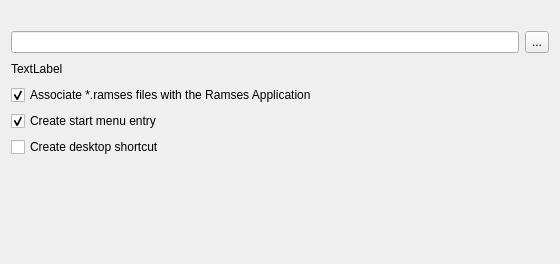
<?xml version="1.0" encoding="UTF-8"?>
<ui version="4.0">
 <class>TargetDirWidget</class>
 <widget class="QWidget" name="TargetWidget">
  <property name="geometry">
   <rect>
    <x>0</x>
    <y>0</y>
    <width>560</width>
    <height>264</height>
   </rect>
  </property>
  <property name="sizePolicy">
   <sizepolicy hsizetype="Preferred" vsizetype="Preferred">
    <horstretch>0</horstretch>
    <verstretch>0</verstretch>
   </sizepolicy>
  </property>
  <property name="minimumSize">
   <size>
    <width>491</width>
    <height>190</height>
   </size>
  </property>
  <property name="windowTitle">
   <string>Form</string>
  </property>
  <layout class="QVBoxLayout" name="verticalLayout">
   <item>
    <widget class="QLabel" name="description">
     <property name="text">
      <string/>
     </property>
    </widget>
   </item>
   <item>
    <layout class="QHBoxLayout" name="horizontalLayout">
     <item>
      <widget class="QLineEdit" name="targetDirectory">
       <property name="readOnly">
        <bool>true</bool>
       </property>
      </widget>
     </item>
     <item>
      <widget class="QToolButton" name="targetChooser">
       <property name="sizePolicy">
        <sizepolicy hsizetype="Fixed" vsizetype="Preferred">
         <horstretch>0</horstretch>
         <verstretch>0</verstretch>
        </sizepolicy>
       </property>
       <property name="minimumSize">
        <size>
         <width>0</width>
         <height>0</height>
        </size>
       </property>
       <property name="text">
        <string>...</string>
       </property>
      </widget>
     </item>
    </layout>
   </item>
   <item>
    <layout class="QHBoxLayout" name="horizontalLayout_2">
     <property name="topMargin">
      <number>0</number>
     </property>
     <item>
      <widget class="QLabel" name="warning">
       <property name="enabled">
        <bool>true</bool>
       </property>
       <property name="text">
        <string>TextLabel</string>
       </property>
      </widget>
     </item>
     <item>
      <spacer name="horizontalSpacer">
       <property name="orientation">
        <enum>Qt::Horizontal</enum>
       </property>
       <property name="sizeHint" stdset="0">
        <size>
         <width>40</width>
         <height>20</height>
        </size>
       </property>
      </spacer>
     </item>
    </layout>
   </item>
   <item>
    <widget class="QCheckBox" name="RegisterFileCheckBox">
     <property name="text">
      <string>Associate *.ramses files with the Ramses Application</string>
     </property>
     <property name="checked">
      <bool>true</bool>
     </property>
    </widget>
   </item>
   <item>
    <widget class="QCheckBox" name="AddStartMenuShortcutCheckBox">
     <property name="text">
      <string>Create start menu entry</string>
     </property>
     <property name="checked">
      <bool>true</bool>
     </property>
    </widget>
   </item>
   <item>
    <widget class="QCheckBox" name="AddDesktopShortcutCheckBox">
     <property name="text">
      <string>Create desktop shortcut</string>
     </property>
     <property name="checked">
      <bool>false</bool>
     </property>
    </widget>
   </item>
   <item>
    <spacer name="verticalSpacer">
     <property name="orientation">
      <enum>Qt::Vertical</enum>
     </property>
     <property name="sizeHint" stdset="0">
      <size>
       <width>20</width>
       <height>122</height>
      </size>
     </property>
    </spacer>
   </item>
  </layout>
 </widget>
 <resources/>
 <connections/>
</ui>
